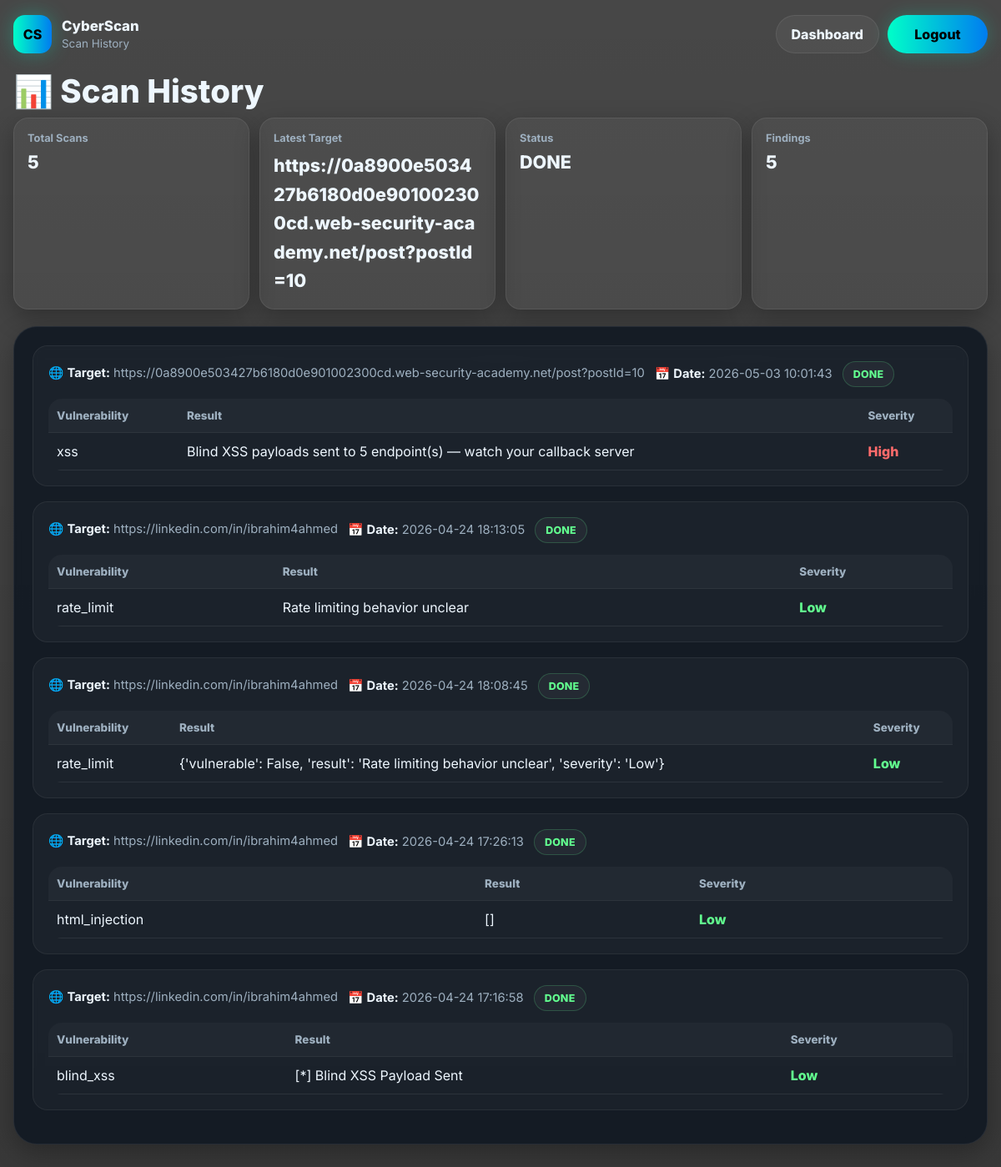
The app's page /history (signed in) with its own data.
### tables this page shows
CREATE TABLE scans (
        id INTEGER PRIMARY KEY AUTOINCREMENT,
        user_id INTEGER NOT NULL,
        target TEXT NOT NULL,

        result TEXT,                -- JSON string
        status TEXT DEFAULT 'done', -- running / done
        created_at TIMESTAMP DEFAULT CURRENT_TIMESTAMP,

        FOREIGN KEY(user_id) REFERENCES users(id)
    );

### app.py (the view)
@app.route("/history")
def history():
    if "user_id" not in session:
        return redirect("/login")
    user_id = session["user_id"]
    conn = connect()
    cursor = conn.cursor()
    cursor.execute(
        """
        SELECT id, target, result, status, created_at
        FROM scans
        WHERE user_id=?
        ORDER BY id DESC
        """,
        (user_id,),
    )
    rows = cursor.fetchall()
    conn.close()
    clean_scans = []
    for row in rows:
        try:
            parsed_results = json.loads(row["result"])
            if not isinstance(parsed_results, list):
                parsed_results = []
        except Exception:
            parsed_results = []
        clean_scans.append(
            {
                "id": row["id"],
                "target": row["target"],
                "results": parsed_results,
                "status": row["status"],
                "created_at": row["created_at"],
            }
        )
    return render_template("history.html", scans=clean_scans)

### database.py (called while the page is built)
def connect():
    BASE_DIR = os.path.dirname(os.path.abspath(__file__))
    db_path = os.path.join(BASE_DIR, "scanner.db")
    conn = sqlite3.connect(db_path)
    conn.row_factory = sqlite3.Row  # 🔥 مهم جدًا
    return conn

### templates/history.html (shortened to what this page needs)
<!DOCTYPE html>
<html lang="en">
<head>
</head>
<body>
<div class="container">
    <div class="header">
        <div class="brand">
            <div class="brand-icon">CS</div>
            <div class="brand-text">
                <h2>CyberScan</h2>
                <p>Scan History</p>
            </div>
        </div>
        <div class="header-actions">
            <a href="/dashboard" class="btn btn-secondary">Dashboard</a>
            <a href="/logout" class="btn btn-primary">Logout</a>
        </div>
    </div>
    <div class="page-title">📊 Scan History</div>
    <div class="summary-grid fade-up">
        <div class="stat">
            <div class="label">Total Scans</div>
            <div class="value">{{ scans|length }}</div>
        </div>
        <div class="stat">
            <div class="label">Latest Target</div>
            <div class="value">
                {% if scans and scans[0].target %}
                    <span class="target-line">{{ scans[0].target }}</span>
                {% else %}
                    —
                {% endif %}
            </div>
        </div>
        <div class="stat">
            <div class="label">Status</div>
            <div class="value">
                {% if scans and scans[0].status %}
                    {{ scans[0].status|upper }}
                {% else %}
                    —
                {% endif %}
            </div>
        </div>
        <div class="stat">
            <div class="label">Findings</div>
            <div class="value">
                {% set ns = namespace(total=0) %}
                {% for scan in scans %}
                    {% set ns.total = ns.total + (scan.results|length) %}
                {% endfor %}
                {{ ns.total }}
            </div>
        </div>
    </div>
    <div class="card fade-up">
        {% if scans %}
            {% for scan in scans %}
                <div class="scan-block">
                    <div class="scan-header">
                        <div class="scan-meta">
                            <span>🌐 <strong>Target:</strong> <span class="target-line">{{ scan.target }}</span></span>
                            <span>📅 <strong>Date:</strong> {{ scan.created_at }}</span>
                            <span class="status-badge status-{{ scan.status|lower if scan.status else 'done' }}">
                                {{ scan.status|upper if scan.status else 'DONE' }}
                            </span>
                        </div>
                    </div>
                    {% if scan.results and scan.results|length > 0 %}
                        <table>
                            <thead>
                                <tr>
                                    <th>Vulnerability</th>
                                    <th>Result</th>
                                    <th>Severity</th>
                                </tr>
                            </thead>
                            <tbody>
                                {% for r in scan.results %}
                                <tr>
                                    <td>{{ r.name }}</td>
                                    <td>{{ r.result }}</td>
                                    <td class="sev-{{ r.severity|lower }}">{{ r.severity }}</td>
                                </tr>
                                {% endfor %}
                            </tbody>
                        </table>
                    {% else %}
                        <div class="empty-state">
                            No findings found for this scan.
                        </div>
                    {% endif %}
                </div>
            {% endfor %}
        {% else %}
            <div class="empty-state">
                No scans yet.
            </div>
        {% endif %}
    </div>
</div>
</body>
</html>

### records on screen
scans: target "https://0a8900e503427b6180d0e901002300cd.web-security-academy.net/post?postId=10", status "DONE", created_at "2026-05-03 10:01:43", name "xss", result "Blind XSS payloads sent to 5 endpoint(s) — watch your callback server", severity "High"
scans: target "https://linkedin.com/in/ibrahim4ahmed", created_at "2026-04-24 18:13:05", status "DONE", name "rate_limit", result "Rate limiting behavior unclear", severity "Low"
scans: target "https://linkedin.com/in/ibrahim4ahmed", created_at "2026-04-24 18:08:45", status "DONE", name "rate_limit", result "{'vulnerable': False, 'result': 'Rate limiting behavior unclear', 'severity': 'Low'}", severity "Low"
scans: target "https://linkedin.com/in/ibrahim4ahmed", created_at "2026-04-24 17:26:13", status "DONE", name "html_injection", result "[]", severity "Low"
scans: target "https://linkedin.com/in/ibrahim4ahmed", created_at "2026-04-24 17:16:58", status "DONE", name "blind_xss", result "[*] Blind XSS Payload Sent", severity "Low"

### other values on screen
{{ scans|length }} "5"
{{ ns.total }} "5"
